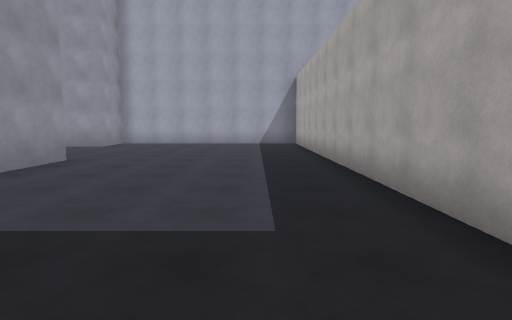
view 1 (above)

20 first-person views from a walk through a 3-D level made in the Unity game engine. The camera is 1.4 m above the floor, tilts 6° down and sees 75° across. The floor is counted in squares, 2 m on a side. Each view is taken from the middle of a square. On the plan, view 1 faces up. The plan holds only what a view shows up to about 10 squares ahead; the rest is blank. The place goes on beyond the plan. The player character is not drawn. Some animated figures are not drawn. Surface patterns are stand-ins for the level's own textures.

view 2
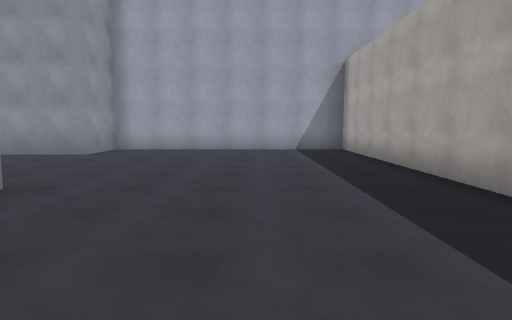

view 3
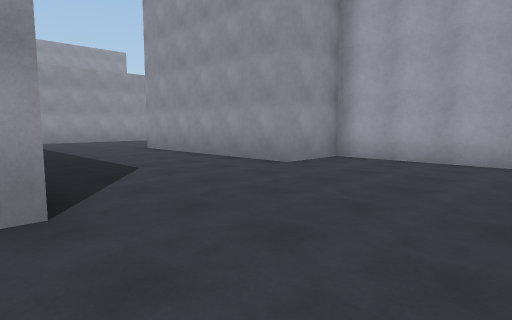

view 4
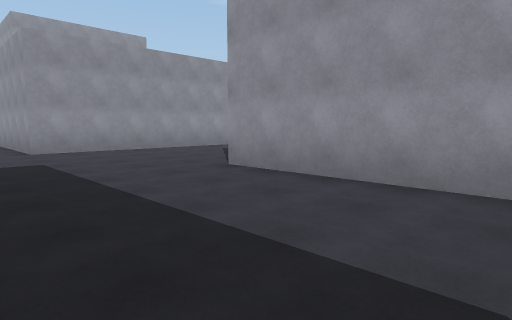

view 5
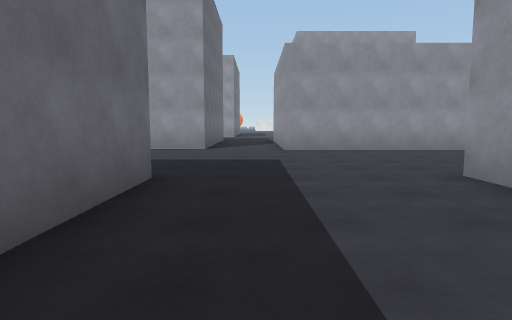

view 6
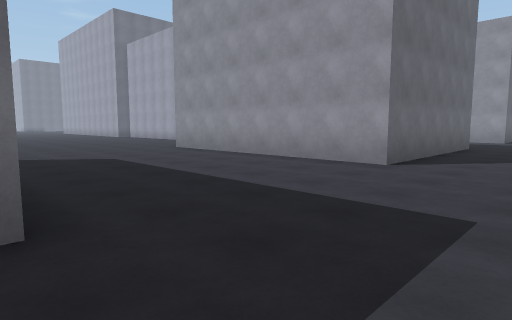

view 7
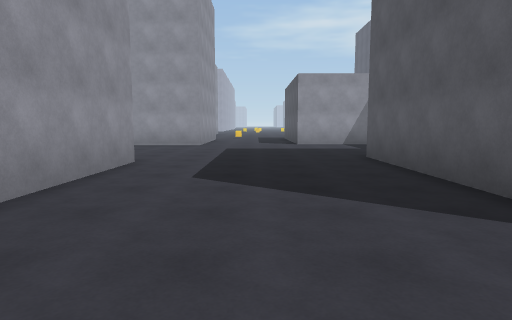

view 8
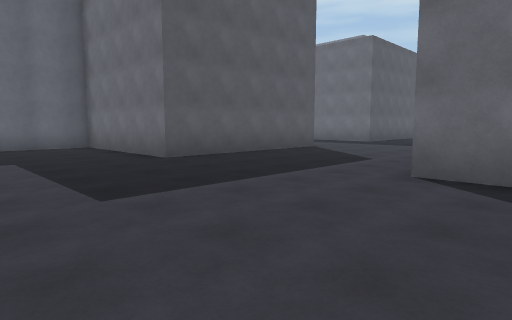

view 9
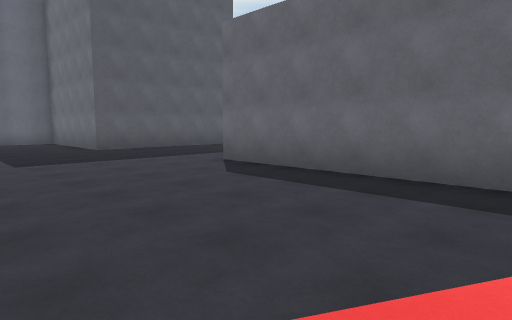

view 10
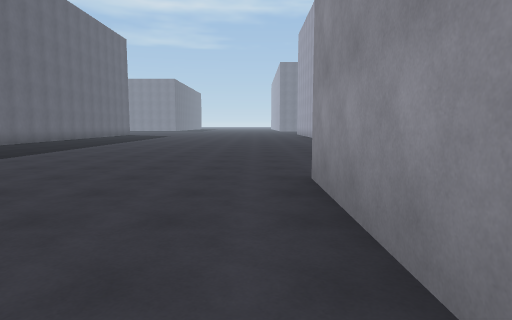

view 11
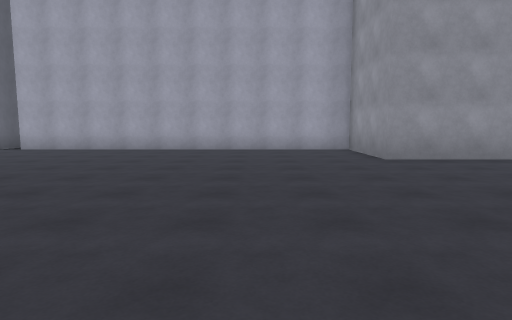

view 12
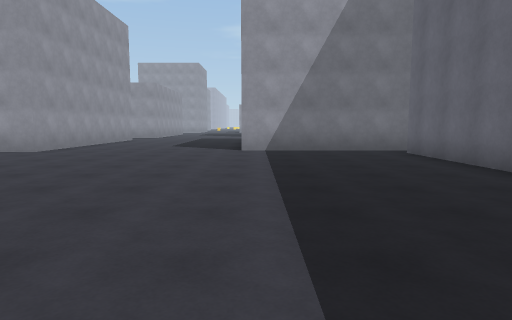

view 13
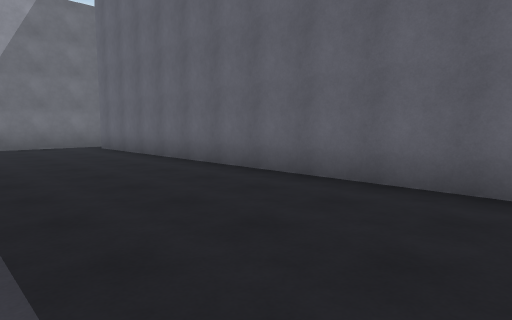

view 14
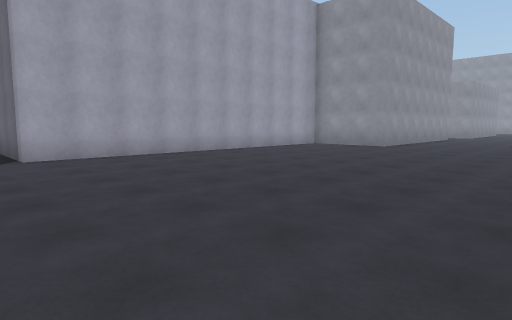

view 15
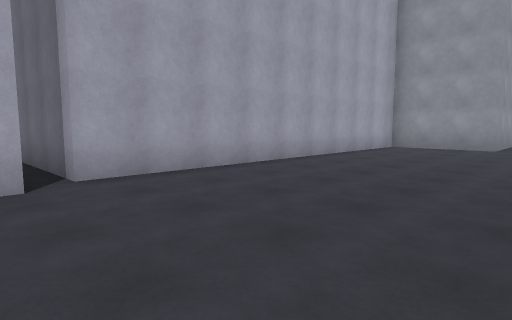

view 16
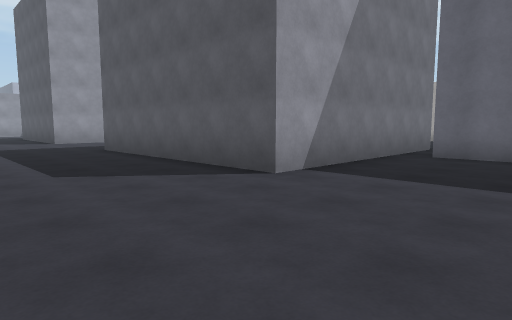

view 17
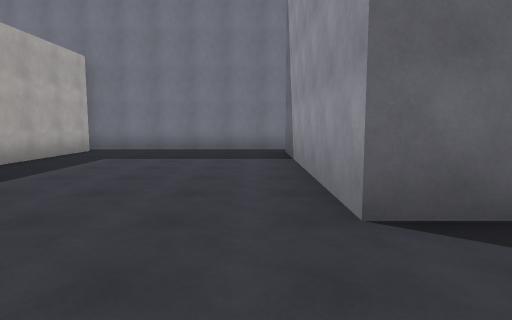

view 18
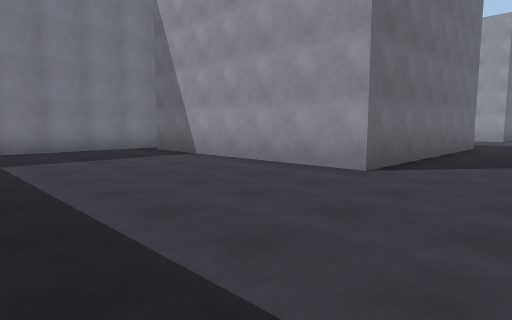

view 19
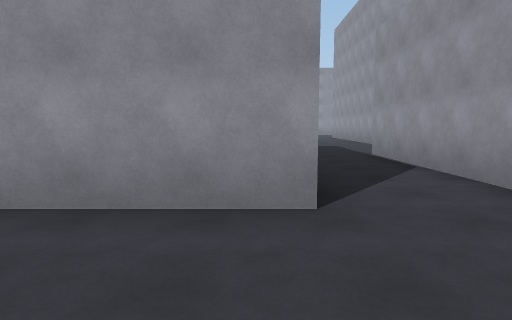

view 20
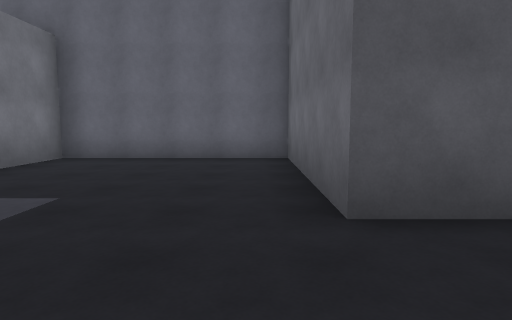

### Floor plan
Points are (right, up) in squares from view 1. A wall is a line through its corners. A room is listed if a view was taken in it or the views show most of it. See-through windows are left out.
Room 1 (views 1, 2, 3, 4, 5, 6, 7, 8, 9, 10, 11, 12, 13, 14, 15, 16, 17, 18, 19, 20)
walls: (-10.4, 6.6) (-3.8, 6.6) (-3.8, 0.2) (-10.4, 0.2) (-10.4, 6.6); (-10.6, 12.1) (-10.6, 16.3) (-6, 16.3) (-6, 20.5); (-3.9, -0.6) (1.9, -0.6); (-21.4, 6.6) (-15.7, 6.6) (-15.7, -0.4) (-18.5, -0.4) (-18.5, -9.7) (-21.5, -9.7); (1.5, 0) (1.5, 12.6) (-5, 12.6) (-5, 10.9) (-10.6, 10.9); (-20.5, 15.3) (-15.3, 15.3) (-15.3, 8.8) (-21.1, 8.8); (-6.2, -10.6) (-6.2, -0.5); (-19.1, -10.3) (-18.5, -10.3)

Positions as (right, up) in squares from view 1, and headings:
1: (0, 0), facing up
2: (-1, 3), facing up
3: (-1, 6), facing up-left
4: (-6, 7), facing up-left
5: (-6, 8), facing left
6: (-10, 9), facing down-left
7: (-13, 9), facing up
8: (-17, 20), facing down-right
9: (-21, 20), facing down-right
10: (-15, 4), facing down
11: (-9, -3), facing left
12: (-10, -9), facing up
13: (-10, -11), facing up-right
14: (-11, -11), facing up-left
15: (-14, -11), facing up-left
16: (-14, -3), facing up-right
17: (-3, 9), facing down
18: (1, 9), facing down-left
19: (-13, 6), facing left
20: (-13, 17), facing right
